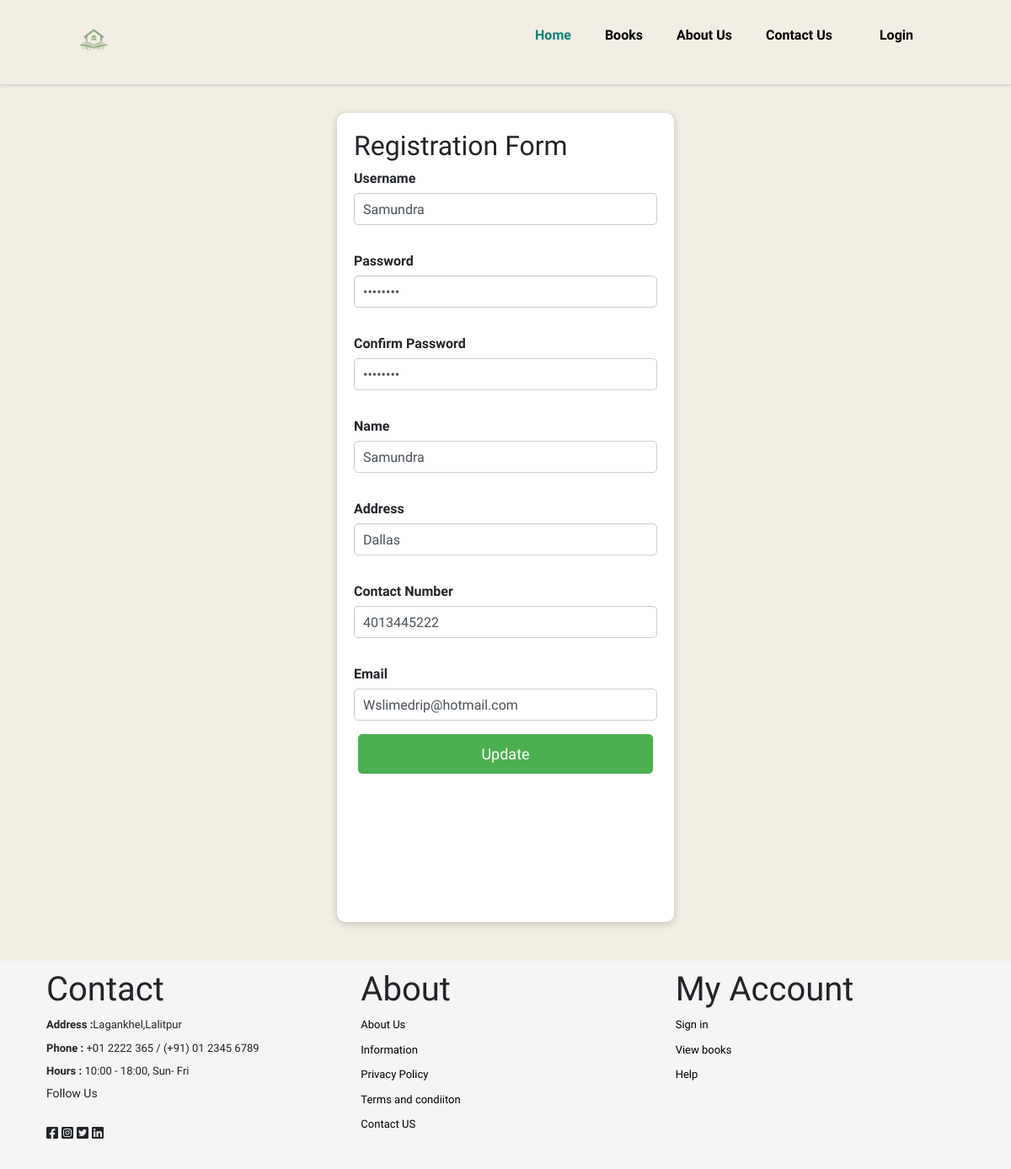
The app's page /user/registration.php?m_id=28 with its own data.
### tables this page shows
CREATE TABLE `members` (
  `member_id` int(11) NOT NULL,
  `username` varchar(30) DEFAULT NULL,
  `password` varchar(255) DEFAULT NULL,
  `name` varchar(255) DEFAULT NULL,
  `address` varchar(255) DEFAULT NULL,
  `contact_number` varchar(14) DEFAULT NULL,
  `email` varchar(50) DEFAULT NULL,
  `join_date` date DEFAULT NULL,
  `type` varchar(50) DEFAULT NULL,
  `approved` tinyint(4) DEFAULT 0
);

### user/registration.php (the view, shortened to what this page needs)
<?php
if (isset($_SESSION['username']) && isset($_SESSION['user_type'])) {
  if ($_SESSION['user_type'] === "admin") {
    include '../admin/header.php';
  } else {
    include '../includes/header.php';
  }
} else {
  include '../includes/header.php';
}
?>
<?php
include '../includes/connection.php';
?>
<?php
$query = "SELECT * FROM members WHERE member_id = ?";
$stmt = $conn->prepare($query);
$stmt->bind_param("i", $_GET['m_id']);
$stmt->execute();
$result = $stmt->get_result();
if ($result->num_rows > 0) {
    $row = $result->fetch_assoc();
if (isset($_GET['m_id'])) {
    $userId = $_GET['m_id'];
    $username = $row['username'];
    $password = $row['password'];
    $name = $row['name'];
    $address = $row['address'];
    $contact = $row['contact_number'];
    $email = $row['email'];
    $buttonLabel = 'Update';
}
}
?>
<div class="main-body">
    <div class="login-container">
        <h2>Registration Form</h2>
        <form class="login-form" action="../includes/all_action.php"  method="POST">
            <div class="form-group">
                <label for="username">Username  <span class="text-danger" id="username_error" style="font-size:12px;"></span></label>
                <input type="text" class="form-control"  id="username" value="<?php echo isset($username) ? $username : ''; ?>" name="username" required>
            </div>
            <div class="form-group">
                <label for="password">Password  <span class="text-danger" id="passwordError" style="font-size:12px;"></span></label>
                <input type="password" class="form-control" id="password" value="<?php echo isset($password) ? $password : ''; ?>"name="password" required>
            </div>
            <div class="form-group">
                <label for="confirm_password">Confirm Password <span style="font-size:12px;" class="text-danger" id="confirmPasswordError"></span></label>
                <input type="password" class="form-control" id="confirm_password" value="<?php echo isset($password) ? $password : ''; ?>" name="confirm_password" required>
            </div>
            <div class="form-group">
                <label for="name">Name <span style="font-size:12px;" class="text-danger" id="name_error"></span></label>
                <input type="text" class="form-control" id="name" value="<?php echo isset($name) ? $name : ''; ?>" name="name" required>
            </div>
            <div class="form-group">
                <label for="address">Address <span style="font-size:12px;" class="text-danger" id="address_error"></span></label>
                <input type="text" class="form-control" id="address" value="<?php echo isset($address) ? $address : ''; ?>"name="address" required>
            </div>
            <div class="form-group">
                <label for="contact_number">Contact Number <span style="font-size:12px;" class="text-danger" id="contact_number_error"></span></label>
                <input type="text" class="form-control" id="contact_number" value="<?php echo isset($contact) ? $contact : ''; ?>"name="contact_number" required>
            </div>
            <div class="form-group">
                <label for="email">Email <span style="font-size:12px;" class="text-danger" id="email_error"></span></label>
                <input type="email" class="form-control" id="email" name="email" value="<?php echo isset($email) ? $email : ''; ?>"required maxlength="50" pattern="[a-zA-Z0-9._%+-]+@[a-zA-Z0-9.-]+\.[a-zA-Z]{2,}$">
            </div>
            <?php
            if(isset($userId)){
                echo '<button type="submit" id="submit" name="update_user" class="btn btn-primary">' . $buttonLabel . '</button>';
            }
            else{
                echo '<button type="submit" id="submit" name="register" class="btn btn-primary"> Register </button>';
            }
            ?>
        </form>
          </div>
    </div>
<div class="foot"><?php
  include '../includes/footer.php';
?></div>

### user/registration.php (style rules this page uses)
.login-form { display: flex; flex-direction: column; }
.login-form label { font-size: 16px; font-weight: bold; margin-bottom: 5px; }
.login-form input { padding: 10px; font-size: 16px; border: 1px solid #ccc; border-radius: 5px; margin-bottom: 15px; }
.login-form button { padding: 10px; margin: -15px 5px 5px 5px; font-size: 18px; background-color: #4CAF50; color: white; border: none; border-radius: 5px; cursor: pointer; }
.main-body { margin: 0; padding: 10px 0 10% 0; display: flex; justify-content: center; height: 130vh; background-color: #F2EEE3; }
.login-container { background-color: white; padding: 20px; border-radius: 10px; box-shadow: 0 2px 10px rgba(0, 0, 0, 0.2); max-width: 400px; width: 50%; margin-top: 2%; height:120vh; }

### includes/footer.php (style rules this page uses)
* { font-family: 'Varela Round', sans-serif; margin: 0; padding: 0; }

### records on screen
members: username "Samundra", name "Samundra", address "Dallas", contact_number "4013445222", email "Wslimedrip@hotmail.com"

### other values on screen
$buttonLabel "Update"
